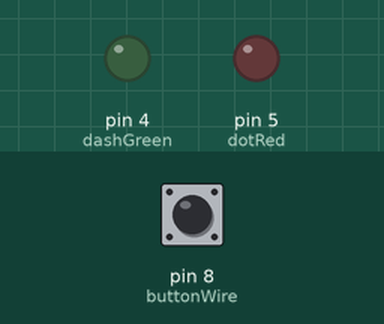
A sketch run on a simulated Arduino Uno, built with avr-gcc and run on an emulated ATmega328P. Shown: output pins drawn as LEDs (lit = HIGH). Dashed ring = blinking. The test bench sets the inputs (shaded band); at power-on: pin 8 (buttonWire) HIGH.

Above: at 1.2 s.
1.3 s: pin 8 (buttonWire) pulled LOW for 0.15 s
At 1.4 s:
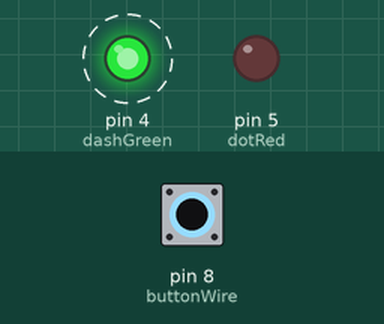
3.4 s: pin 8 (buttonWire) pulled LOW for 1 s
At 3.5 s:
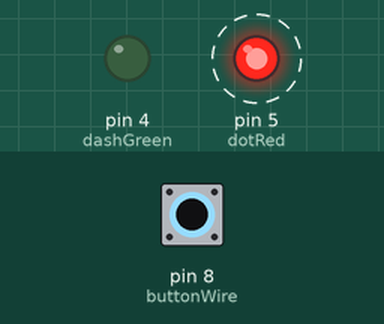
6.4 s: pin 8 (buttonWire) pulled LOW for 3.2 s
At 10.4 s:
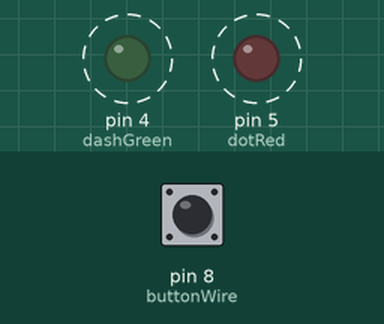
Timing chart, 0 to 11.9 s (numbered marks = the images above; inputs shaded):
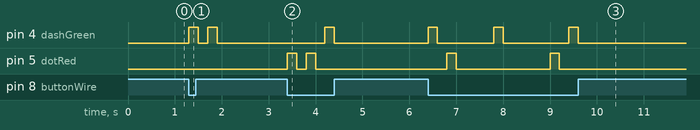

The sketch:

Morse_Code.ino
```cpp
const int dotRed = 5;                 //digital i/o pin number for "R" on the RGB LED
const int dashGreen = 4;              //digital i/o pin number for "G" on the RGB LED
const int buttonWire = 8;             //digital i/o pin number for "S" on the push button

int i = 0;                            //array index counter
const char firstName[] = "Muntasir";  //string storing first name


void setup() {

  pinMode(dotRed, OUTPUT);            //set pinMode of dotRed to OUTPUT
  pinMode(dashGreen, OUTPUT);         //set pinMode of dashGreen to OUTPUT

  pinMode(buttonWire, INPUT);         //set pinMode of buttonWire to INPUT

}

void loop() {

  int buttonPress = !digitalRead(buttonWire);   //set buttonPress equal to the not of the value read from buttonWire

  if (buttonPress)                              //true if the button is pressed
  {
    switch (firstName[i])                       //switch-case condition: the character stored in the ith index of the array
    {
      case 'M':                                 //morse code signal for 'M'
        digitalWrite(dashGreen, HIGH);          //Green LED is HIGH for 200 ms
        delay(200);
        digitalWrite(dashGreen, LOW);           //Green LED is LOW for 200 ms - this causes the light to flash on and then off
        delay(200);
        digitalWrite(dashGreen, HIGH);
        delay(200);
        digitalWrite(dashGreen, LOW);
        delay(1000);                            //Waits 1000 ms before the next letter is outputted
        break;

      //same principle as above (case 'M')
      case 'u':                                 //morse code signal for 'u'
        digitalWrite(dotRed, HIGH);
        delay(200);
        digitalWrite(dotRed, LOW);
        delay(200);
        digitalWrite(dotRed, HIGH);
        delay(200);
        digitalWrite(dotRed, LOW);
        delay(200);
        digitalWrite(dashGreen, HIGH);
        delay(200);
        digitalWrite(dashGreen, LOW);
        delay(1000);
        break;

      case 'n':                                 //morse code signal for 'n'
        digitalWrite(dashGreen, HIGH);
        delay(200);
        digitalWrite(dashGreen, LOW);
        delay(200);
        digitalWrite(dotRed, HIGH);
        delay(200);
        digitalWrite(dotRed, LOW);
        delay(800);
        break;

      case 't':                                 //morse code signal for 't'
        digitalWrite(dashGreen, HIGH);
        delay(200);
        digitalWrite(dashGreen, LOW);
        delay(1000);
        break;

      case 'a':                                 //morse code signal for 'a'
        digitalWrite(dotRed, HIGH);
        delay(200);
        digitalWrite(dotRed, LOW);
        delay(200);
        digitalWrite(dashGreen, HIGH);
        delay(200);
        digitalWrite(dashGreen, LOW);
        delay(1000);
        break;

      case 's':                                 //morse code signal for 's'
        digitalWrite(dotRed, HIGH);
        delay(200);
        digitalWrite(dotRed, LOW);
        delay(200);
        digitalWrite(dotRed, HIGH);
        delay(200);
        digitalWrite(dotRed, LOW);
        delay(200);
        digitalWrite(dotRed, HIGH);
        delay(200);
        digitalWrite(dotRed, LOW);
        delay(1000);
        break;

      case 'i':                                 //morse code signal for 'i'
        digitalWrite(dotRed, HIGH);
        delay(200);
        digitalWrite(dotRed, LOW);
        delay(200);
        digitalWrite(dotRed, HIGH);
        delay(200);
        digitalWrite(dotRed, LOW);
        delay(1000);
        break;

      case 'r':                                 //morse code signal for 'r'
        digitalWrite(dotRed, HIGH);
        delay(200);
        digitalWrite(dotRed, LOW);
        delay(200);
        digitalWrite(dashGreen, HIGH);
        delay(200);
        digitalWrite(dashGreen, LOW);
        delay(200);
        digitalWrite(dotRed, HIGH);
        delay(200);
        digitalWrite(dotRed, LOW);
        delay(1000);
        break;
    }

    i++;                                        //increment counter

    if (i == 8)                                 //exit from the program if the end of the string is reached
      exit(0);
  }
}
```

Measured:
- after the input at 1.3 s, pin 4 (dashGreen): alternates HIGH for 0.20 s and LOW for 0.20 s, 4 changes in all, then stays LOW, starting at once
- after the input at 3.4 s, pin 4 (dashGreen): LOW → HIGH after 0.80 s, → LOW 0.20 s later; pin 5 (dotRed): alternates HIGH for 0.20 s and LOW for 0.20 s, 4 changes in all, then stays LOW, starting at once
- after the input at 6.4 s, pin 4 (dashGreen): alternates HIGH for 0.20 s and LOW for 1.3 s, 6 changes in all, then stays LOW, starting at once; pin 5 (dotRed): alternates HIGH for 0.20 s and LOW for 2.0 s, 4 changes in all, then stays LOW, starting after 0.40 s
